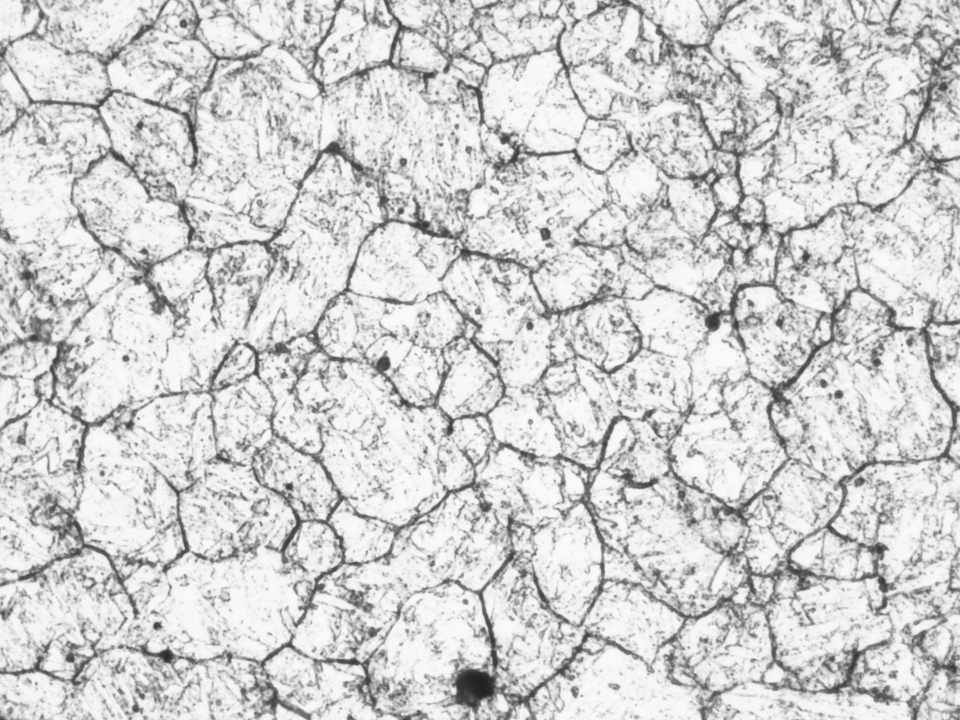
#> input picture SCM435_Mag1000.jpg, 1920 x 1440 px (shown at 1/2 size); its folder holds only this picture in this run
$ python GrainSize_2.py
#> lines starting #> are read from the running program, lines starting #| are printed output that depends on the picture; after the words box and inside, x2 and y2 are one past the last pixel; in counts of white or black regions, pixels touching at a corner belong together
# coding: utf-8
# ライブラリのインポート
import cv2
import tkinter
from tkinter import filedialog
import numpy as np
import math

#変数の初期化
pts = []
testline_pts = []

n = 0
Method = 'Circles' # 'Circles' または 'Lines' を指定

# PhotoPictureWidthとPhotoMagnificationは撮影環境により変わるため、組織画像に合致した値に設定すること！
# 以下のPhotoPictureWidthとPhotoMagnificationは、画像を幅142mmで表示すると、倍率1000倍の組織画像になるという設定である
PhotoPictureWidth = 142 #画像の幅（撮影倍率で表示時の画像の幅（mm））
PhotoMagnification = 1000 #撮影倍率
minSize = 10 #（認識させる最小サイズ（μm）、上記の設定の場合、1000倍なのでminSize = 10は10μmを表す）

# 次の二つの値は変えなくてよい
Width=640 #画像のデフォルトの表示幅（高さは元画像から計算）、ディスプレイで見やすい大きさに設定
AnalysisPictureHeight=140 #解析時の画像の高さ（解析時の倍率で表示したときの画像の高さ：単位mm）

#マウスの左右ボタンがクリックされたときの処理
def callback(event, x, y, flags, param):
    global pts, n, AddPoints, DeletePoints

    #マウスの左ボタンがクリックされたとき
    if event == cv2.EVENT_LBUTTONDOWN:
        i = 0
        for testline_pt in testline_pts:
            #クリック位置(x,y)とtestline_ptsとの距離を求める
            if math.sqrt(math.pow((x - testline_pt[1]), 2) + math.pow((y - testline_pt[0]), 2)) < 3:
                pts.append([y, x])
                n = n + 1
                DrawFigure()

    #マウスの右ボタンがクリックされたとき
    if event == cv2.EVENT_RBUTTONDOWN:
        flag = 0
        i = 0
        #ptsからクリック位置に近い点を探す
        for pt in pts:
            if math.sqrt(math.pow((pt[0] - y), 2) + math.pow((pt[1] - x), 2)) < 3:
                point = i
                flag = 1
            i += 1
        if flag == 1:
            pts.pop(point)
            DrawFigure()

# 試験線と粒界位置を更新描画
def DrawFigure():

    global img_color, copy_img_color

    #リサイズ後のimg_colorのクローン
    copy_img_color = img_color.copy()

    center_x = int(Width / 2)
    center_y = int(Height / 2)

    # 試験線の描画
    # 3個の同心円
    if Method == 'Circles':
        cv2.circle(copy_img_color, (center_x, center_y), int(Radius1 * Width), (0, 0, 255), thickness=2)
        cv2.circle(copy_img_color, (center_x, center_y), int(Radius2 * Width), (0, 0, 255), thickness=2)
        cv2.circle(copy_img_color, (center_x, center_y), int(Radius3 * Width), (0, 0, 255), thickness=2)
    # 4本の直線
    elif Method == 'Lines':
        # 直線の始点と終点の座標値
        x1 = int((PictureWidth / 2 - 60) /PictureWidth * Width)
        y1 = int((PictureHeight / 2 - 50)/PictureHeight * Height)
        y2 = int((PictureHeight / 2 + 50)/PictureHeight * Height)
        x2 = int((PictureWidth / 2 - 50) /PictureWidth * Width)
        x3 = int((PictureWidth / 2 + 50) /PictureWidth * Width)
        y3 = int((PictureHeight / 2 + 60)/PictureHeight * Height)
        x4 = int((PictureWidth / 2 - 53) /PictureWidth * Width)
        y4 = int((PictureHeight / 2 - 53)/PictureHeight * Height)
        x5 = int((PictureWidth / 2 + 53) /PictureWidth * Width)
        y5 = int((PictureHeight / 2 + 53)/PictureHeight * Height)

        cv2.line(copy_img_color, (x1, y1), (x1, y2), (0, 0, 255), thickness=2, lineType=cv2.LINE_8, shift=0)
        cv2.line(copy_img_color, (x2, y3), (x3, y3), (0, 0, 255), thickness=2, lineType=cv2.LINE_8, shift=0)
        cv2.line(copy_img_color, (x4, y4), (x5, y5), (0, 0, 255), thickness=2, lineType=cv2.LINE_8, shift=0)
        cv2.line(copy_img_color, (x4, y5), (x5, y4), (0, 0, 255), thickness=2, lineType=cv2.LINE_8, shift=0)

    # 粒界位置の描画
    for _pt in pts:
        cv2.circle(copy_img_color, (_pt[1], _pt[0]), int(Width/100), (255,0,0), thickness=2) #円描画

    # 粒度番号などの表示
    points_num = len(pts)
    point_num_per_1mm = points_num / (500 / Magnification)
	# G0551の式A.11と式A.14の関係を使用（A.11からG(ASTM)を求め、それA.14を使ってGに変換）
    grain_number = -3.3335 + 6.6439 * math.log10(point_num_per_1mm)
    print(f'\nTypes of test lines : {Method}')
    print(f'Magnification (for picture height = {AnalysisPictureHeight:.0f} mm): {Magnification:.0f}')
    print(f'Number of grain boundaries : {points_num}')
    print(f'Number of grain boundaries per 1 mm : {point_num_per_1mm:.1f}')
    print(f'Apparent grain size : {grain_number :.1f}')
    #cv2.putText(copy_img_color, "Apparent grain size : " + f'{grain_number :.1f}' , (int(Width/20), int(Height/15)), cv2.FONT_HERSHEY_PLAIN, Height/400, (0, 0, 255), 2, cv2.LINE_AA)

    # windowの描画
    cv2.namedWindow("Result", 16) #組織画像のwindow内で右クリックのメニューを非表示にする
    cv2.imshow("Result", copy_img_color)

# 試験線の座標値抽出
def generate_testline_point():

    global testline_pts
    # 3個の同心円の座標値
    if Method == 'Circles':
        center_x = int(Width / 2)
        center_y = int(Height / 2)

        for i in range(180):
            theata_rad = 2 * i * math.pi/180
            x1 = int(center_x + Radius1 * Width * math.cos(theata_rad))
            y1 = int(center_y + Radius1 * Width * math.sin(theata_rad))
            testline_pts.append([y1, x1])

        for i in range(120):
            theata_rad = 3 * i * math.pi/180
            x2 = int(center_x + Radius2 * Width * math.cos(theata_rad))
            y2 = int(center_y + Radius2 * Width * math.sin(theata_rad))
            testline_pts.append([y2, x2])

        for i in range(90):
            theata_rad = 4 * i * math.pi/180
            x3 = int(center_x + Radius3 * Width * math.cos(theata_rad))
            y3 = int(center_y + Radius3 * Width * math.sin(theata_rad))
            testline_pts.append([y3, x3])

    # 4本の直線の座標値
    elif Method == 'Lines':
        for i in range(50):
            x1 = int((PictureWidth/2 - 60) / PictureWidth*Width)
            y1 = int((PictureHeight/2 - 50 + i * 2) / PictureHeight*Height)
            testline_pts.append([y1, x1])

        for i in range(50):
            x2 = int((PictureWidth/2 - 50 + i * 2) / PictureWidth*Width)
            y2 = int((PictureHeight/2 + 60) / PictureHeight*Height)
            testline_pts.append([y2, x2])

        for i in range(53):
            x3 = int((PictureWidth/2 - 53 + i * 2) / PictureWidth*Width)
            y3 = int((PictureHeight/2 - 53 + i * 2) / PictureHeight*Height)
            testline_pts.append([y3, x3])

        for i in range(53):
            x4 = int((PictureWidth/2 - 53 + i * 2) / PictureWidth*Width)
            y4 = int((PictureHeight/2 + 53 - i * 2) / PictureHeight*Height)
            testline_pts.append([y4, x4])


#ファイル選択（c:\Dataの画像ファイルを開く場合）
root=tkinter.Tk()
root.withdraw()
fTyp = [("jpg", "*.jpg"), ("BMP", "*.bmp"), ("png", "*.png"), ("tiff", "*.tif")] #画像の種類を選択
iDir = 'C:/Data'
fname=filedialog.askopenfilename(filetypes=fTyp,initialdir=iDir)
#> the answer given: SCM435_Mag1000.jpg

#ファイル読み込み
img_color= cv2.imread(fname) #画像ファイルのデータをimg_colorに代入
#> img_color is the input picture: shape (1440, 1920, 3); min 28, max 255, mean 208.8
img_gray = cv2.imread(fname, cv2.IMREAD_GRAYSCALE) #画像ファイルのデータをグレースケールでimg_grayに代入
#> img_gray: shape (1440, 1920); min 28, max 255, mean 208.8

img_height, img_width = img_gray.shape #画像ファイルのサイズの取得
#> img_height = 1440; img_width = 1920

Height=int(Width*img_height/img_width)
#> Height = 480

img_color = cv2.resize(img_color, (Width, Height))
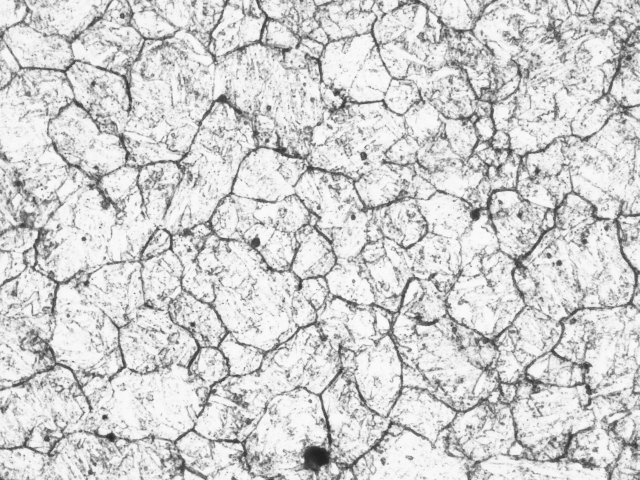
#> img_color: shape (480, 640, 3); min 30, max 255, mean 208.8
img_gray = cv2.resize(img_gray, (Width, Height))
#> img_gray: shape (480, 640)

#ここに、解析用の画像の幅と倍率の計算処理を入れる
PhotoPictureHeight = PhotoPictureWidth * img_height / img_width
#> PhotoPictureHeight = 106.5
Magnification = (AnalysisPictureHeight / PhotoPictureHeight) * PhotoMagnification
#> Magnification = 1314.6
PictureWidth = PhotoPictureWidth * Magnification / PhotoMagnification
#> PictureWidth = 186.7
PictureHeight = PictureWidth * img_height / img_width
#> PictureHeight = 140
miniGraSize=minSize / PictureWidth #（認識させる最小サイズ）/（画像の幅）
#> miniGraSize = 0.0536

#3個の同心円の半径を計算
Radius1 = 79.58 / 2 / PictureWidth
#> Radius1 = 0.213
Radius2 = 53.05 / 2 / PictureWidth
#> Radius2 = 0.142
Radius3 = 26.53 / 2 / PictureWidth
#> Radius3 = 0.0711
miniGraSize = 10 / PictureWidth #（認識させる最小サイズ）/（画像の幅）

#リサイズ後のimg_colorのクローン
copy_img_color = img_color.copy()

#img_grayを反転二値化してimg_gray_inv_binaryに代入、二値化閾値は大津の二値化を使用
ret, img_gray_inv_binary=cv2.threshold(img_gray, 0, 255, cv2.THRESH_BINARY_INV+cv2.THRESH_OTSU)
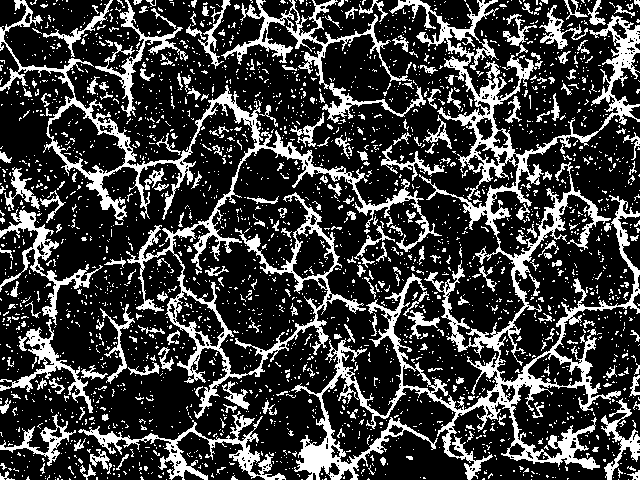
#> img_gray_inv_binary: shape (480, 640); 24.2% white; 2826 white regions (2581 under 20 px)
#> ret = 186
contours, hier = cv2.findContours(img_gray_inv_binary, cv2.RETR_LIST, cv2.CHAIN_APPROX_SIMPLE)
#> contours = 3379 contours, 3183 with area under 20; largest, box (x1, y1, x2, y2) and area: (291, 0, 640, 480) 22896, (0, 0, 442, 419) 16597, (48, 103, 127, 175) 3129, (221, 0, 426, 123) 2650, (78, 411, 286, 480) 2106

#各輪郭について最小外接円を求め、その円の半径がwidth*miniGraSizeより小さい輪郭をcontours1に格納
#その輪郭内を塗りつぶし
contours1 = [e for e in contours if int(Width * miniGraSize)  > int(cv2.minEnclosingCircle(e)[1] * 2)]
#> contours1 = 3352 contours, 3183 with area under 20; largest, box (x1, y1, x2, y2) and area: (475, 117, 494, 141) 284, (474, 143, 500, 167) 278, (492, 129, 509, 149) 203, (500, 383, 516, 403) 160, (611, 18, 628, 40) 160

cv2.drawContours(img_gray_inv_binary, contours1, -1, (0, 0, 0), -1)
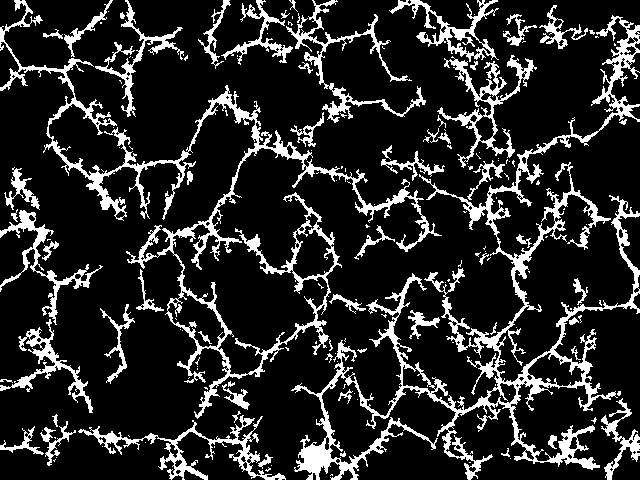
#> img_gray_inv_binary: shape (480, 640); 16.1% white; 165 white regions (104 under 20 px), largest, box (x1, y1, x2, y2) and area: (291, 15, 640, 480) 16529, (0, 0, 442, 419) 11873, (78, 415, 286, 480) 2231

# 試験線の座標値を抽出
generate_testline_point()

#　試験線の座標値上の輝度値が255の座標を粒界として検出
Flag1 = 0
Flag2 = 0
for testline_pt in testline_pts:
    y1 = testline_pt[0]
    x1 = testline_pt[1]
    kido = img_gray_inv_binary[y1, x1]
    if kido == 255 :
        Flag1 = 1
        if Flag1 == 1 and Flag2 == 0:
            pts.append(testline_pt)
    else:
        Flag1 = 0
    Flag2 = Flag1
#> this loop made 390 passes
#> kido on passes 1 to 12: 0, 0, 0, 0, 0, 0, 0, 0, 0, 0, 0, 0

# 試験線と粒界位置を描画
DrawFigure()
#> in DrawFigure, `cv2.circle(copy_img_color, (center_x, center_y), int(Radius3 * Width),..`:
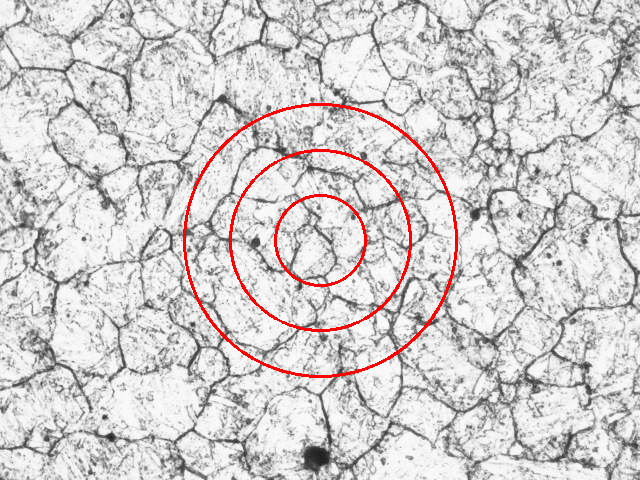
#> copy_img_color: shape (480, 640, 3); mean B, G, R 205.2, 205.2, 209.5
#> the loop in DrawFigure, `for _pt in pts:` made 29 passes
#> _pt on passes 1 to 12: [295, 444], [323, 427], [334, 418], [347, 403], [374, 343], [299, 197], [235, 183], [119, 255], [104, 334], [105, 343], [167, 435], [193, 448]
#> after the loop in DrawFigure, `for _pt in pts:`:
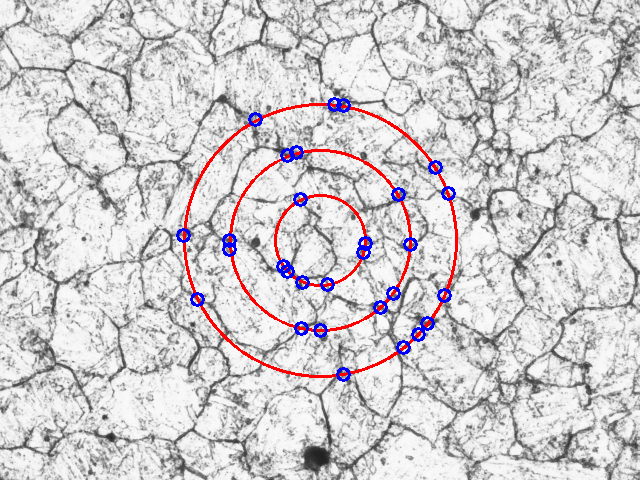
#> copy_img_color: shape (480, 640, 3); 1.02% of pixels changed, all inside (x1, y1, x2, y2) = (176, 97, 456, 382)
#| Magnification (for picture height = 140 mm): 1315
#| Number of grain boundaries : 29
#| Number of grain boundaries per 1 mm : 76.2
#| Apparent grain size : 9.2

# マウスクリックで呼ばれる関数
cv2.setMouseCallback('Result',callback)

# 任意のキーまたは「閉じる」ボタンをクリックするとウィンドウを閉じてプログラムを終了する
while True:
    key = cv2.waitKey(100) & 0xff
#> (key Esc is pressed here)
    if key != 255 or cv2.getWindowProperty('Result', cv2.WND_PROP_VISIBLE) !=  1:
        break
cv2.destroyAllWindows()

# 終了時の画像の保存（画像ファイル名＋_resultで同じフォルダに保存）
src = fname
idx = src.rfind(r".")
result_filename = (src[:idx] + "_result." + src[idx + 1 :])
cv2.imwrite(result_filename, copy_img_color)

$ run again, on SCM435_Mag1000_width142mm.jpg
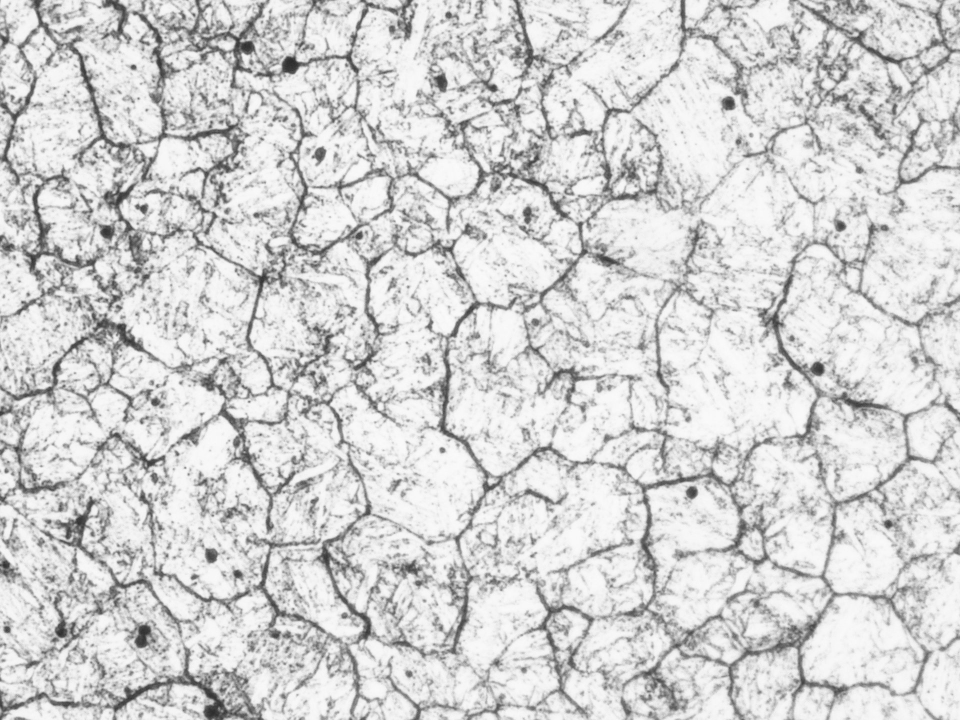
#> input picture SCM435_Mag1000_width142mm.jpg, 1920 x 1440 px (shown at 1/2 size)
#> img_color is the input picture: shape (1440, 1920, 3); min 40, max 255, mean 210.3
#> img_color: shape (480, 640, 3)
#> `ret, img_gray_inv_binary=cv2.threshold(img_gray, 0, 255, cv2.THRESH_BI..`:
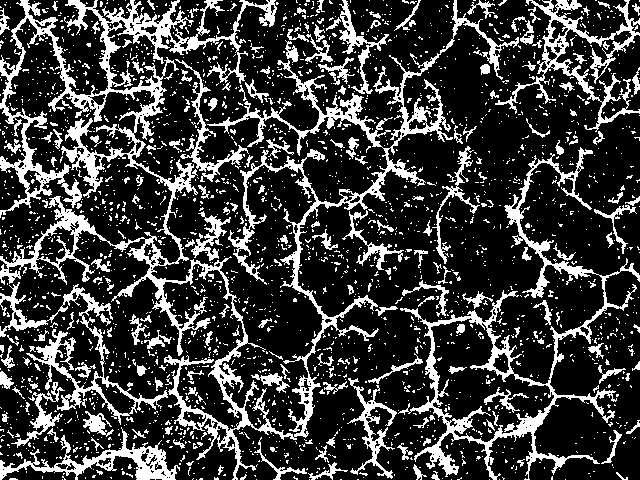
#> img_gray_inv_binary: shape (480, 640); 23.4% white; 2539 white regions (2331 under 20 px)
#> ret = 188
#> contours = 3026 contours, 2829 with area under 20; largest, box (x1, y1, x2, y2) and area: (0, 0, 519, 480) 24338, (398, 147, 640, 480) 14664, (430, 317, 555, 443) 8238, (0, 282, 168, 425) 3188, (495, 0, 640, 132) 2978
#> contours1 = 2999 contours, 2829 with area under 20; largest, box (x1, y1, x2, y2) and area: (23, 169, 42, 195) 266, (548, 19, 569, 44) 246, (492, 352, 510, 374) 235, (182, 410, 207, 430) 228, (408, 118, 427, 131) 151
#> the loop `for testline_pt in testline_pts:` made 390 passes
#> kido on passes 1 to 8: 0, 0, 0, 0, 0, 0, 0, 0
#> the loop in DrawFigure, `for _pt in pts:` made 32 passes
#> _pt on passes 1 to 8: [291, 446], [299, 442], [323, 427], [347, 236], [320, 209], [282, 190], [258, 184], [188, 193]
#> after the loop in DrawFigure, `for _pt in pts:`:
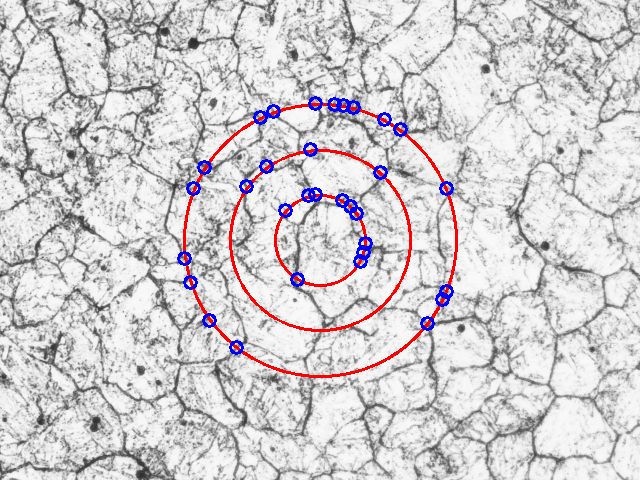
#> copy_img_color: shape (480, 640, 3); mean B, G, R 207.7, 204.8, 208.6
#| Magnification (for picture height = 140 mm): 1315
#| Number of grain boundaries : 32
#| Number of grain boundaries per 1 mm : 84.1
#| Apparent grain size : 9.5

$ run again, on SUJ2_Mag1000_width142mm.jpg
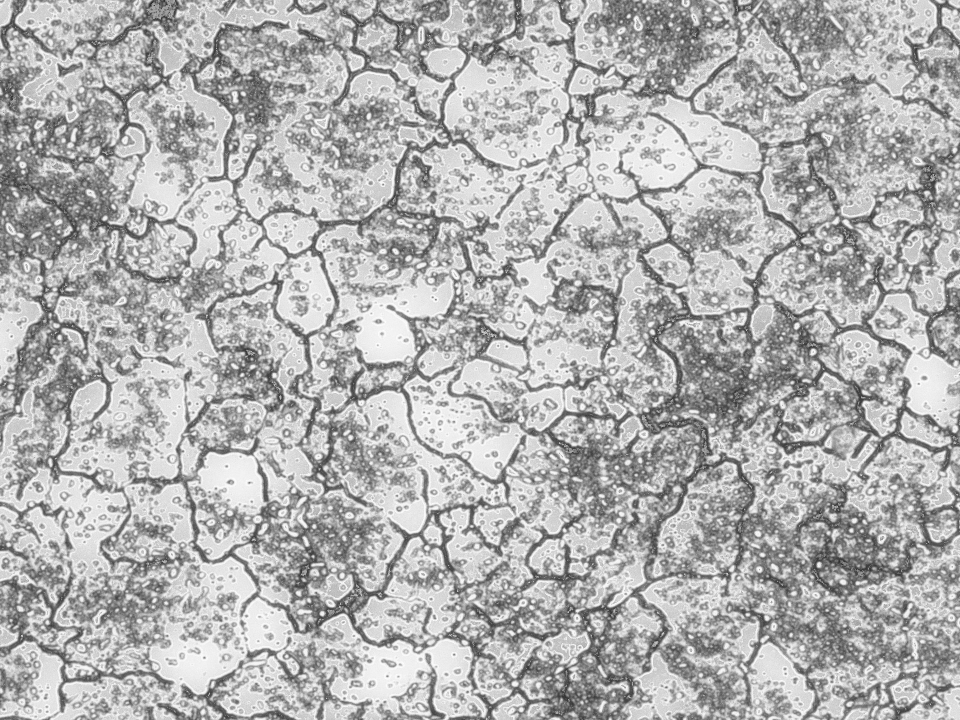
#> input picture SUJ2_Mag1000_width142mm.jpg, 1920 x 1440 px (shown at 1/2 size)
#> img_color is the input picture: shape (1440, 1920, 3); min 30, max 255, mean 177.7
#> img_color: shape (480, 640, 3)
#> ret = 171
#> contours = 5985 contours, 5481 with area under 20; largest, box (x1, y1, x2, y2) and area: (0, 0, 640, 480) 192294, (124, 188, 217, 374) 6602, (157, 32, 300, 148) 6570, (198, 147, 312, 284) 6511, (268, 223, 419, 321) 6487
#> contours1 = 5928 contours, 5481 with area under 20; largest, box (x1, y1, x2, y2) and area: (236, 14, 265, 37) 384, (499, 197, 521, 228) 358, (599, 152, 619, 178) 302, (126, 272, 154, 299) 298, (592, 451, 620, 471) 288
#> `cv2.drawContours(img_gray_inv_binary, contours1, -1, (0, 0, 0), -1)`:
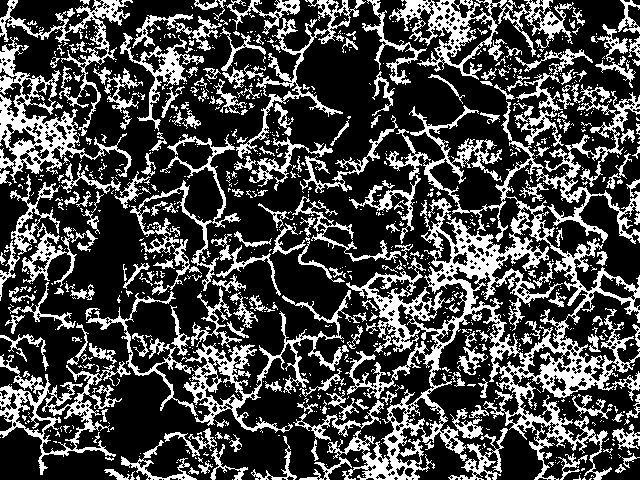
#> img_gray_inv_binary: shape (480, 640); 28.5% white; 935 white regions (707 under 20 px), largest, box (x1, y1, x2, y2) and area: (327, 84, 640, 480) 27461, (86, 290, 367, 433) 5304, (0, 37, 132, 183) 4331
#> the loop `for testline_pt in testline_pts:` made 390 passes
#> kido on passes 1 to 8: 255, 255, 0, 255, 0, 0, 255, 255
#> the loop in DrawFigure, `for _pt in pts:` made 66 passes
#> _pt on passes 1 to 8: [240, 456], [254, 455], [268, 453], [282, 449], [304, 440], [316, 433], [344, 407], [364, 375]
#> after the loop in DrawFigure, `for _pt in pts:`:
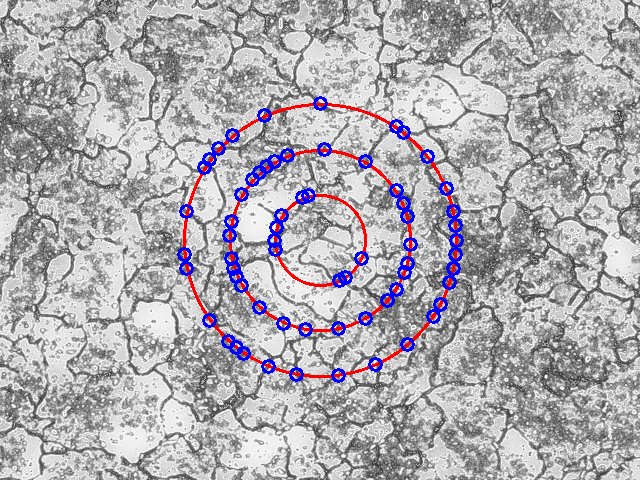
#> copy_img_color: shape (480, 640, 3); mean B, G, R 177.2, 171.3, 174.6
#| Magnification (for picture height = 140 mm): 1315
#| Number of grain boundaries : 66
#| Number of grain boundaries per 1 mm : 173.5
#| Apparent grain size : 11.5
